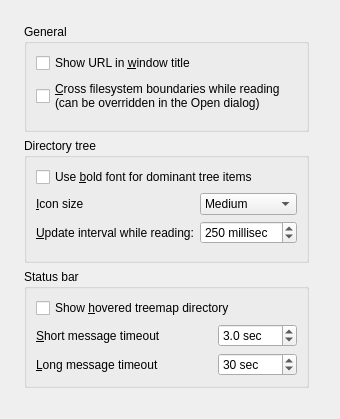
<?xml version="1.0" encoding="UTF-8"?>
<ui version="4.0">
 <class>GeneralConfigPage</class>
 <widget class="QWidget" name="GeneralConfigPage">
  <layout class="QHBoxLayout" name="horizontalLayout" stretch="0,1">
   <property name="leftMargin">
    <number>24</number>
   </property>
   <property name="topMargin">
    <number>24</number>
   </property>
   <property name="rightMargin">
    <number>24</number>
   </property>
   <property name="bottomMargin">
    <number>24</number>
   </property>
   <item>
    <layout class="QVBoxLayout" name="verticalLayout_2">
     <item>
      <widget class="QGroupBox" name="groupBox1">
       <property name="title">
        <string>General</string>
       </property>
       <layout class="QVBoxLayout" name="verticalLayout">
        <property name="bottomMargin">
         <number>16</number>
        </property>
        <item>
         <widget class="QCheckBox" name="urlInWindowTitleCheckBox">
          <property name="toolTip">
           <string>&lt;html&gt;&lt;head/&gt;&lt;body&gt;&lt;p&gt;Whether to include the current root directory in the titlebar (eg. &lt;nobr&gt;&quot;QDirStat /tmp&quot;&lt;/nobr&gt;)&lt;/p&gt;&lt;/body&gt;&lt;/html&gt;</string>
          </property>
          <property name="text">
           <string>Show URL in &amp;window title</string>
          </property>
         </widget>
        </item>
        <item>
         <widget class="QCheckBox" name="crossFilesystemsCheckBox">
          <property name="toolTip">
           <string>&lt;html&gt;&lt;head/&gt;&lt;body&gt;&lt;p&gt;The default setting for whether to read across filesystem boundaries&lt;/p&gt;&lt;/body&gt;&lt;/html&gt;</string>
          </property>
          <property name="text">
           <string>&amp;Cross filesystem boundaries while reading
(can be overridden in the Open dialog)</string>
          </property>
         </widget>
        </item>
       </layout>
      </widget>
     </item>
     <item>
      <widget class="QGroupBox" name="groupBox2">
       <property name="title">
        <string>Directory tree</string>
       </property>
       <property name="checkable">
        <bool>false</bool>
       </property>
       <layout class="QGridLayout" name="gridLayout_2">
        <property name="bottomMargin">
         <number>16</number>
        </property>
        <item row="0" column="0" colspan="2">
         <widget class="QCheckBox" name="useBoldForDominantCheckBox">
          <property name="toolTip">
           <string>&lt;html&gt;&lt;head/&gt;&lt;body&gt;&lt;p&gt;Whether the dominant (ie. largest) items in each directory should be displayed in bold&lt;/p&gt;&lt;/body&gt;&lt;/html&gt;</string>
          </property>
          <property name="text">
           <string>Use &amp;bold font for dominant tree items</string>
          </property>
         </widget>
        </item>
        <item row="1" column="0">
         <widget class="QLabel" name="treeIconThemeCaption">
          <property name="toolTip">
           <string>The size of the directory icons in the tree</string>
          </property>
          <property name="text">
           <string>&amp;Icon size</string>
          </property>
          <property name="buddy">
           <cstring>treeIconThemeComboBox</cstring>
          </property>
         </widget>
        </item>
        <item row="1" column="1">
         <widget class="QComboBox" name="treeIconThemeComboBox">
          <property name="toolTip">
           <string>&lt;html&gt;&lt;head/&gt;&lt;body&gt;&lt;p&gt;The size of the directory and package icons in the tree view&lt;/p&gt;&lt;/body&gt;&lt;/html&gt;</string>
          </property>
          <item>
           <property name="text">
            <string>Medium</string>
           </property>
          </item>
          <item>
           <property name="text">
            <string>Small</string>
           </property>
          </item>
         </widget>
        </item>
        <item row="2" column="0">
         <widget class="QLabel" name="treeUpdateIntervalCaption">
          <property name="toolTip">
           <string>&lt;html&gt;&lt;head/&gt;&lt;body&gt;&lt;p&gt;The number of milliseconds between updates of the tree while reading a filesystem&lt;/p&gt;&lt;/body&gt;&lt;/html&gt;</string>
          </property>
          <property name="text">
           <string>&amp;Update interval while reading:</string>
          </property>
          <property name="buddy">
           <cstring>treeUpdateIntervalSpinBox</cstring>
          </property>
         </widget>
        </item>
        <item row="2" column="1">
         <widget class="QSpinBox" name="treeUpdateIntervalSpinBox">
          <property name="toolTip">
           <string>&lt;html&gt;&lt;head/&gt;&lt;body&gt;&lt;p&gt;How often the tree view is updated while files are still being read&lt;/p&gt;&lt;/body&gt;&lt;/html&gt;</string>
          </property>
          <property name="suffix">
           <string> millisec</string>
          </property>
          <property name="minimum">
           <number>50</number>
          </property>
          <property name="maximum">
           <number>5000</number>
          </property>
          <property name="singleStep">
           <number>50</number>
          </property>
          <property name="value">
           <number>250</number>
          </property>
         </widget>
        </item>
       </layout>
      </widget>
     </item>
     <item>
      <widget class="QGroupBox" name="groupBox3">
       <property name="title">
        <string>Status bar</string>
       </property>
       <layout class="QGridLayout" name="gridLayout">
        <item row="0" column="0" colspan="2">
         <widget class="QCheckBox" name="useTreemapHoverCheckBox">
          <property name="toolTip">
           <string>&lt;html&gt;&lt;head/&gt;&lt;body&gt;&lt;p&gt;Whether to show each directory that the mouse hovers over in the statusbar, and also when tiles are selected&lt;/p&gt;&lt;/body&gt;&lt;/html&gt;</string>
          </property>
          <property name="text">
           <string>Show &amp;hovered treemap directory</string>
          </property>
         </widget>
        </item>
        <item row="1" column="0">
         <widget class="QLabel" name="statusBarTimeoutCaption">
          <property name="sizePolicy">
           <sizepolicy hsizetype="Expanding" vsizetype="Preferred">
            <horstretch>0</horstretch>
            <verstretch>0</verstretch>
           </sizepolicy>
          </property>
          <property name="text">
           <string>&amp;Short message timeout</string>
          </property>
          <property name="buddy">
           <cstring>statusBarShortTimeoutSpinBox</cstring>
          </property>
         </widget>
        </item>
        <item row="1" column="1">
         <widget class="QDoubleSpinBox" name="statusBarShortTimeoutSpinBox">
          <property name="toolTip">
           <string>&lt;html&gt;&lt;head/&gt;&lt;body&gt;&lt;p&gt;The length of time that user action progress messages remain visible in the status bar&lt;/p&gt;&lt;/body&gt;&lt;/html&gt;</string>
          </property>
          <property name="suffix">
           <string> sec</string>
          </property>
          <property name="decimals">
           <number>1</number>
          </property>
          <property name="minimum">
           <double>0.500000000000000</double>
          </property>
          <property name="maximum">
           <double>300.000000000000000</double>
          </property>
          <property name="singleStep">
           <double>0.500000000000000</double>
          </property>
          <property name="value">
           <double>3.000000000000000</double>
          </property>
         </widget>
        </item>
        <item row="2" column="0">
         <widget class="QLabel" name="statusBarTimeoutCaption_2">
          <property name="sizePolicy">
           <sizepolicy hsizetype="Expanding" vsizetype="Preferred">
            <horstretch>0</horstretch>
            <verstretch>0</verstretch>
           </sizepolicy>
          </property>
          <property name="text">
           <string>&amp;Long message timeout</string>
          </property>
          <property name="buddy">
           <cstring>statusBarShortTimeoutSpinBox</cstring>
          </property>
         </widget>
        </item>
        <item row="2" column="1">
         <widget class="QSpinBox" name="statusBarLongTimeoutSpinBox">
          <property name="toolTip">
           <string>&lt;html&gt;&lt;head/&gt;&lt;body&gt;&lt;p&gt;The length of time that messages about the completion of tree reading remain visible in the status bar&lt;/p&gt;&lt;/body&gt;&lt;/html&gt;</string>
          </property>
          <property name="suffix">
           <string> sec</string>
          </property>
          <property name="minimum">
           <number>1</number>
          </property>
          <property name="maximum">
           <number>600</number>
          </property>
          <property name="value">
           <number>30</number>
          </property>
         </widget>
        </item>
       </layout>
      </widget>
     </item>
     <item>
      <spacer name="verticalSpacer_5">
       <property name="orientation">
        <enum>Qt::Vertical</enum>
       </property>
      </spacer>
     </item>
    </layout>
   </item>
   <item>
    <spacer name="horizontalSpacer_3">
     <property name="orientation">
      <enum>Qt::Horizontal</enum>
     </property>
    </spacer>
   </item>
  </layout>
 </widget>
 <resources/>
 <connections/>
</ui>
